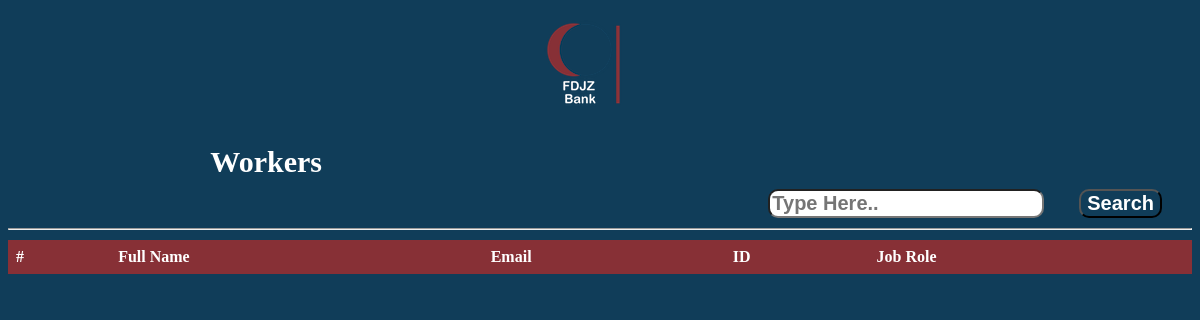
The app's page /Worker/php/ShowWorkers.php, older data.
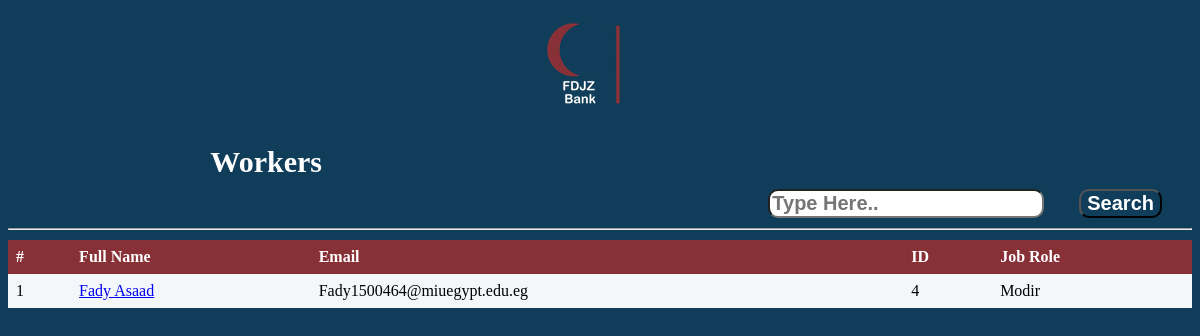
The same page, newer data.
### tables this page shows
CREATE TABLE `worker_admin_account` (
  `id` int(11) NOT NULL,
  `FName` varchar(50) DEFAULT NULL,
  `LName` varchar(50) DEFAULT NULL,
  `Email` varchar(50) DEFAULT NULL,
  `Address` varchar(50) DEFAULT NULL,
  `City` varchar(50) DEFAULT NULL,
  `PhoneNumber` varchar(11) DEFAULT NULL,
  `JobRole` varchar(50) DEFAULT NULL,
  `Salary` float DEFAULT NULL,
  `PositionID` int(11) NOT NULL,
  `DateAdded` datetime NOT NULL
);

### Worker/ClassesGedida/dbconnect.php (called while the page is built, shortened)
<?php
  class dbconnect
  {
      private $servername;
      private $username;
      private $password;
      private $db;
      private $con;
      function __construct()
      {
          $this->servername = "localhost";
          $this->username = "root";
          $this->password = "";
          $this->db = "FDJZ";
          $this->con = $this->Connect();
      }
      function connect()
      {
          $this->con = mysqli_connect($this->servername, $this->username, $this->password, $this->db);
          if ($this -> con ->connect_error)
          {
              die("Failed to connect: " .$this->con->connect_error);
          }
          else
          {
              return $this->con;
          }
      }
      function executesql($sql)
      {
        $result = mysqli_query($this->con, $sql);
        if($result == TRUE)
              {
          return $result;
        }
        else
              {
          echo "Error executing SQL statement: " .$this->con->error;
        }
      }
  }
?>

### Worker/ClassesGedida/Admin.php (the view, shortened to what this page needs)
<?php
  include_once("Loans.php");
  include_once("dbconnect.php");
  class Admin extends WorkerAdminCommon{
    public $db;
    function __construct(){
      $this->db=new dbconnect;
      $this->db->connect();
    }
     function showAllWorkers(){
       $this->db->connect();
       $sql = "SELECT `FName`, `LName`, `Email`, `id`, `JobRole`
               FROM worker_admin_account
               WHERE PositionID = 2
               ";
       $result = $this->db->executesql($sql);
       $counter = 1;
       foreach($result as $row){
           echo'<tr>';
           echo'<td>'.$counter++.'</td>';
           echo'<td><a href="WorkerReport.php?id='.$row['id'].'">'.$row['FName']." ".$row['LName'].'</a></td>';
           echo'<td>'.$row['Email'].'</td>';
           echo'<td>'.$row['id'].'</td>';
           echo'<td>'.$row['JobRole'].'</td>';
           echo'</tr>';
       }
     }
  }
?>

### Worker/php/ShowWorkers.php (shortened to what this page needs)
<?php
    $flag = 1;
    include_once '../ClassesGedida/Admin.php';
    $admin = new Admin;
?>
<!DOCTYPE html>
<html>
    <head>
        <link rel="stylesheet" type="text/css" href="../css/showusers.css">
        <link rel="stylesheet" href="http://ajax.googleapis.com/ajax/libs/jqueryui/1.10.1/themes/base/minified/jquery-ui.min.css" type="text/css" />
    </head>
<body>
	<form action="" method="post">
    <div class="logo">
        <a href="<?php echo $href; ?>" id="logoposition"><img  src="../img/workerlogo.png" alt="" /></a>
    </div>
		<div>
			<div id="s">
          <a id="d">Workers</a>
          <form action='' method='post' autocomplete="off">
            <input type="search" placeholder="Type Here.." name="search" id="y" class="auto">
            <input type="submit" id="x" value="Search">
          </form>
          <hr>
			</div>
	   </div>
        <div class="tableback">
            <table class="userstable">
                <thead>
                  <tr>
                    <th>#</th>
                    <th>Full Name</th>
                    <th>Email</th>
                    <th>ID</th>
                    <th>Job Role</th>
                  </tr>
                </thead>
                <tbody>
                    <?php
                      if ($flag == 1){
                        $admin->showAllWorkers();
                      }else if ($flag == 2){
                        $admin->showSpecificWorkerFromSearch($searchId);
                      }
                    ?>
                </tbody>
            </table>
        </div>
		</form>
    </body>
</html>

### Worker/css/showusers.css (style rules this page uses)
body { background-color:#103D59; }
.userstable { border-collapse: collapse; width: 100%; }
th, td { text-align: left; padding: 8px; }
th { background-color: #873036; color: white; }
.tableback { background: #F4F7F9; }
.logo { background: 103D59; }
#logoposition { margin-left: 40%; }
table { overflow-x: auto; }
#s { text-align:right; font-size:20px; margin-top:20px; }
#x { font-weight:bold; font-size:20px; color:white; background-color:#103D59; border-radius:10px; margin-right:30px; margin-top:10px; cursor: pointer; }
#y { font-weight:bold; font-size:20px; color:#103D59; background-color:white; border-radius:10px; margin-right:30px; }
#d { color:white; font-weight:bold; font-size:30px; margin-right:870px; }

Row changes from the older to the newer data that the page shows:
added worker_admin_account: FName "Fady", LName "Asaad", Email "Fady1500464@miuegypt.edu.eg", id "4", JobRole "Modir"
